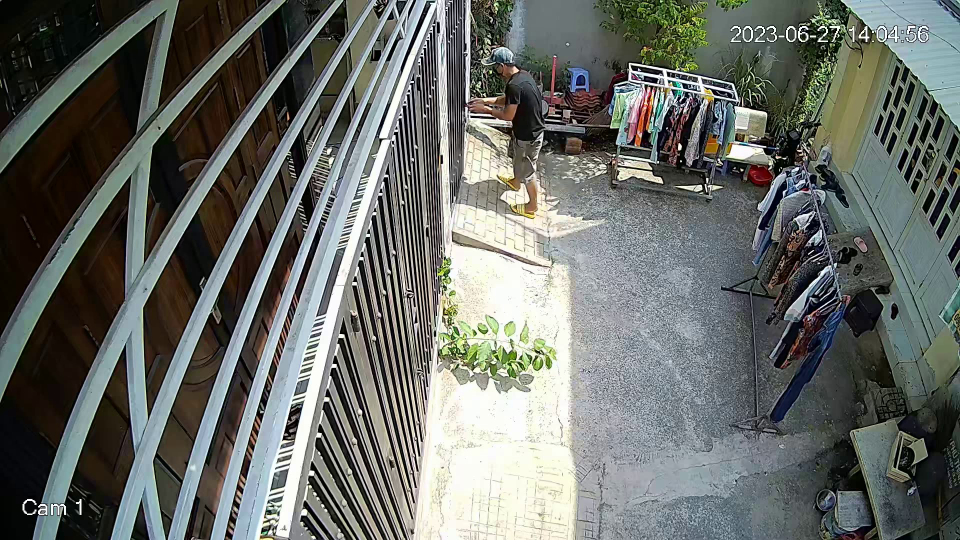
#> input picture test/True.png, 1920 x 1080 px, found by its file name (shown at 1/2 size)
$ python draw_line.py
#> lines starting #> are read from the running program, lines starting #| are printed output that depends on the picture
import cv2
import numpy as np
# from ultralytics import YOLO
# model = YOLO('yolov8n-pose.pt')


def scale_img(img, scale):
    height, width, _ = img.shape
    scaled_image = cv2.resize(img, (width * scale // 100, height * scale // 100))
    return scaled_image

def point_position(x_top, x_bottom, point_test, img_w=1920, img_h=1080):

    p1_Oxy = np.array([x_bottom, 0])
    p2_Oxy = np.array([x_top, img_h])

    # Chuyển tung độ của điểm cần check từ hệ Oxy của ảnh sang hệ Oxy thông thường
    p_test_Oxy = np.array([point_test[0], img_h - point_test[1]])
    # line_vector = p2 - p1
    # test_vector = p_test - p1
    line_vector = p1_Oxy - p2_Oxy
    test_vector = p_test_Oxy - p2_Oxy
    cross_product = np.cross(line_vector, test_vector)
    if cross_product > 0:
        return "right"
    elif cross_product < 0:
        return "left"
    else:
        return "on"

x_bottom = 920
x_top = 1020
point_a = np.array([x_bottom, 0])
point_b = np.array([x_top, 1080])

# [10 lines of commented-out code are left out]


def draw_line_on_image_and_save():
    image = cv2.imread("test/True.png")
#> image is the input picture: shape (1080, 1920, 3); mean B, G, R 103.6, 108.2, 104.7

    if image is None:
        print("Không thể đọc ảnh.")
        return

    point_a = np.array([x_bottom, 1080])
    point_b = np.array([x_top, 0])

    # [5 lines of commented-out code are left out]

    annotated_frame = image
    annotated_frame = cv2.line(annotated_frame, point_a, point_b, (0, 0, 255), 2)  # Tạo bản sao để vẽ đường
    annotated_frame = cv2.rectangle(annotated_frame, (905, 180), (990, 250), (0, 0, 255), 2)
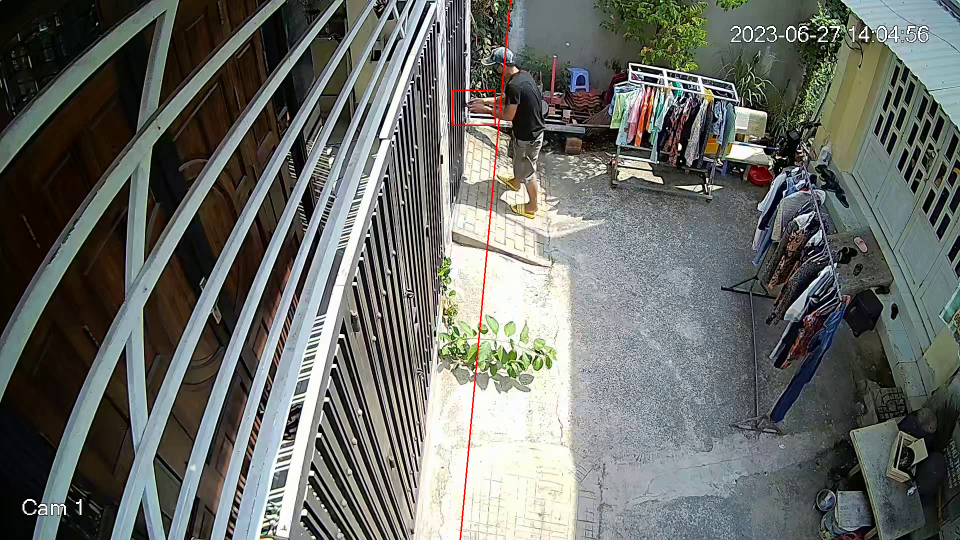
#> annotated_frame: shape (1080, 1920, 3) (shown at 1/2 size); mean B, G, R 103.3, 107.8, 104.8
    # annotated_frame = cv2.circle(annotated_frame, left_hand, 5, (255, 0, 0), -1)
    # annotated_frame = cv2.circle(annotated_frame, right_hand, 5, (255, 0, 0), -1)
    cv2.imwrite("test/output_image.png", annotated_frame)
    scaled_image = scale_img(annotated_frame,60)
#> in scale_img, `scaled_image = cv2.resize(img, (width * scale // 100, height * scale /..`:
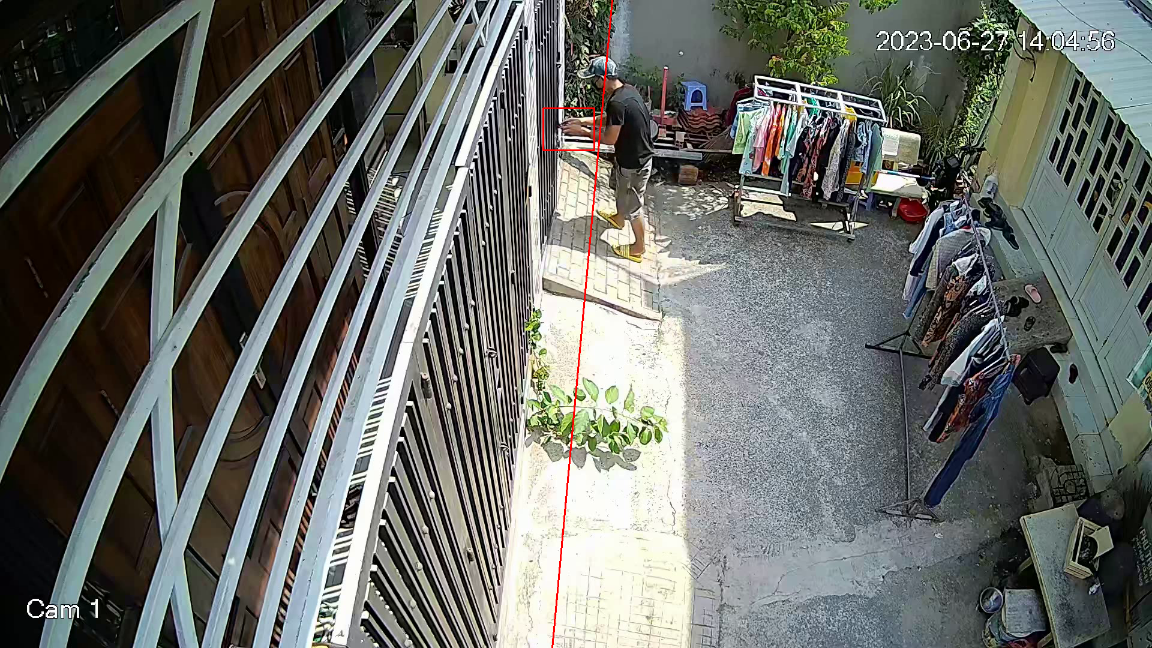
#> scaled_image: shape (648, 1152, 3); mean B, G, R 103.2, 107.7, 104.8


    # Hiển thị ảnh và chờ phím "q" được bấm
    # while point_position(x_top, x_bottom, left_hand)=='left' or point_position(x_top, x_bottom, right_hand)=='left':
    while True:
        cv2.imshow("Image with Line", scaled_image)
        key = cv2.waitKey(1) & 0xFF
#> (key q is pressed here)
        if key == ord('q'):
            break

    cv2.destroyAllWindows()

draw_line_on_image_and_save()

$ run again, with test/Cam 4.jpg saved as test/True.png
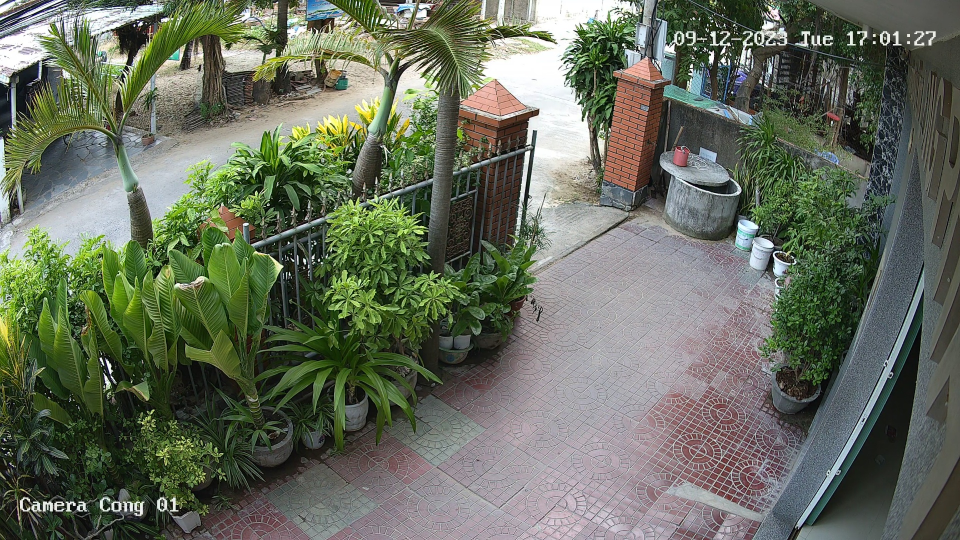
#> input picture test/Cam 4.jpg, 1920 x 1080 px, found by its file name (shown at 1/2 size)
#> in draw_line_on_image_and_save, image is the input picture: shape (1080, 1920, 3); mean B, G, R 92.7, 108.9, 102
#> in draw_line_on_image_and_save, `annotated_frame = cv2.rectangle(annotated_frame, (905, 180), (990, 250..`:
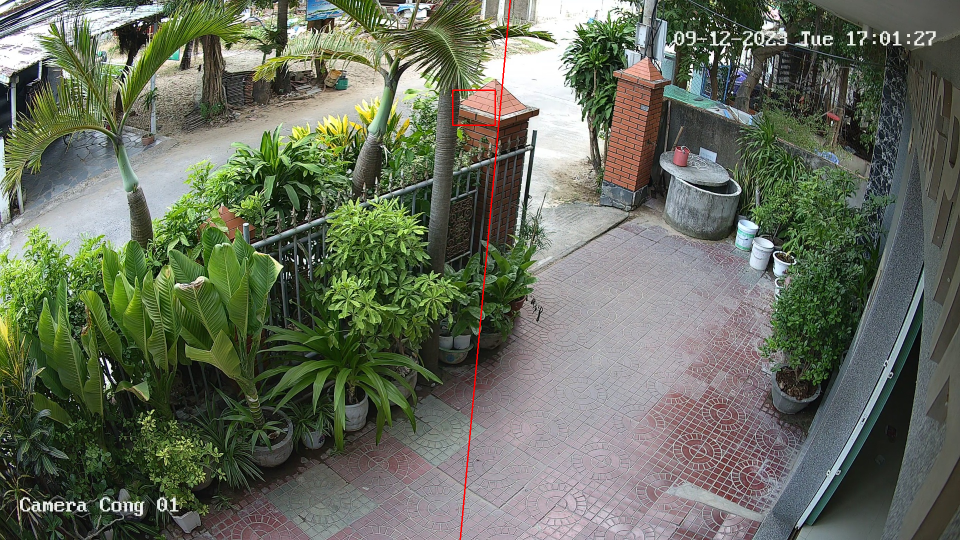
#> annotated_frame: shape (1080, 1920, 3) (shown at 1/2 size); mean B, G, R 92.5, 108.6, 102.3
#> in scale_img, `scaled_image = cv2.resize(img, (width * scale // 100, height * scale /..`:
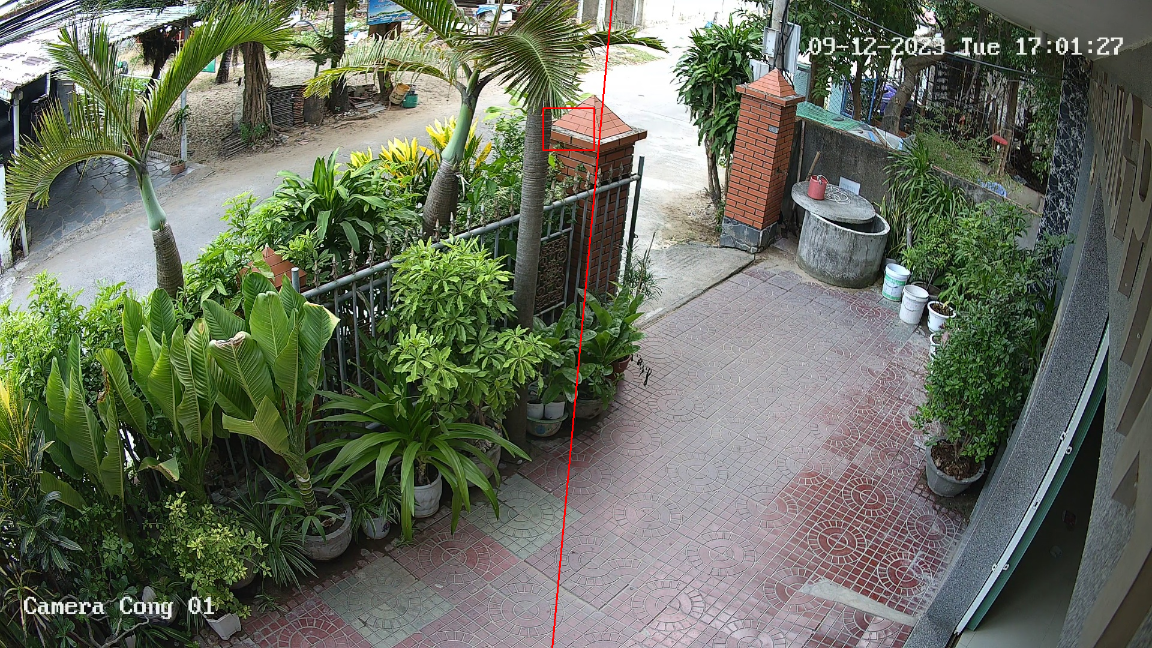
#> scaled_image: shape (648, 1152, 3); mean B, G, R 92.4, 108.6, 102.2

$ run again, with test/Cam 5.jpg saved as test/True.png
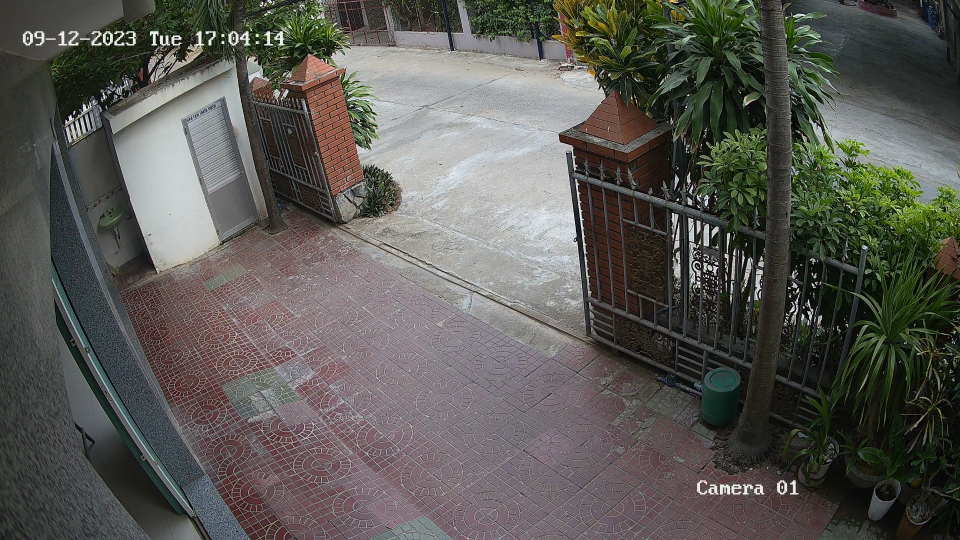
#> input picture test/Cam 5.jpg, 1920 x 1080 px, found by its file name (shown at 1/2 size)
#> in draw_line_on_image_and_save, image is the input picture: shape (1080, 1920, 3); mean B, G, R 84.3, 89.1, 90.2
#> in draw_line_on_image_and_save, `annotated_frame = cv2.rectangle(annotated_frame, (905, 180), (990, 250..`:
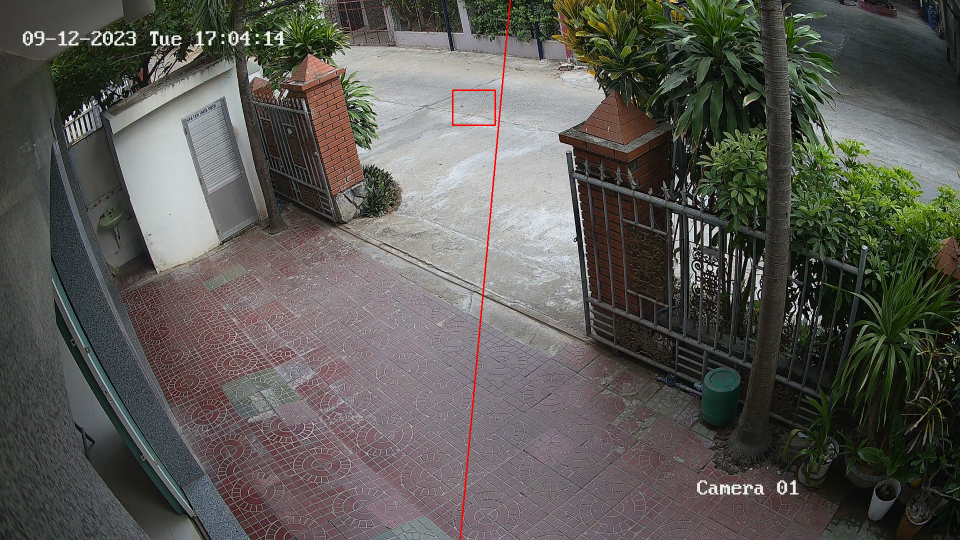
#> annotated_frame: shape (1080, 1920, 3) (shown at 1/2 size); mean B, G, R 84, 88.8, 90.4
#> in scale_img, `scaled_image = cv2.resize(img, (width * scale // 100, height * scale /..`:
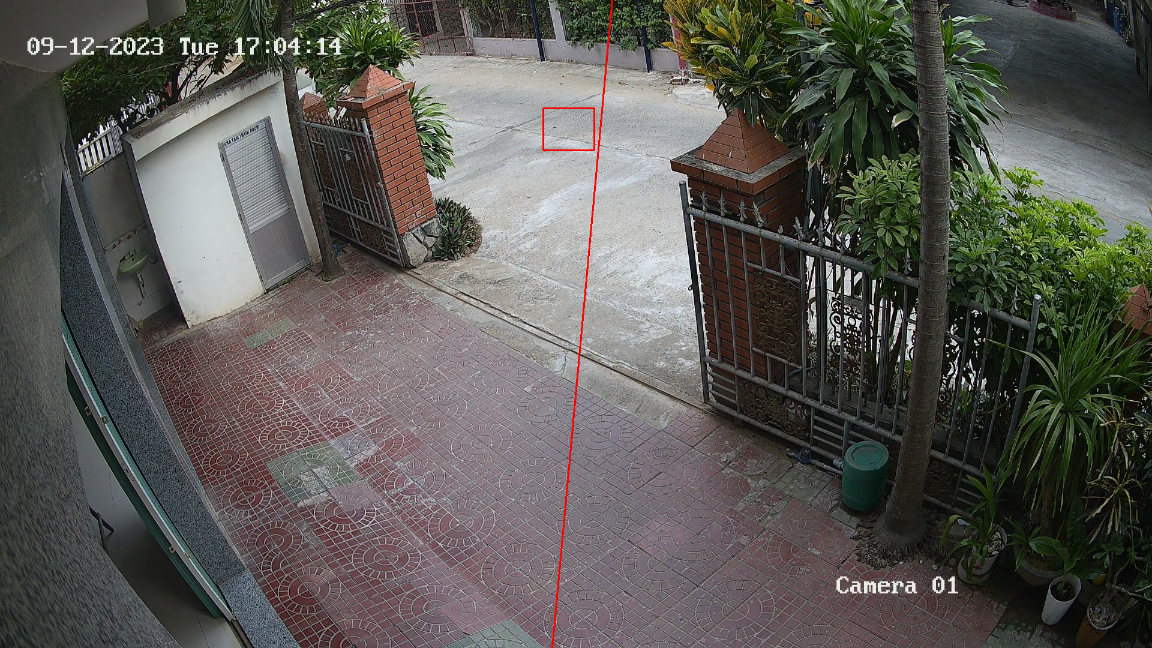
#> scaled_image: shape (648, 1152, 3); mean B, G, R 83.9, 88.7, 90.3
